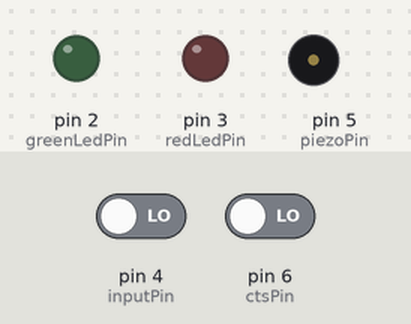
This sketch was run on a simulated Arduino Uno, built with avr-gcc and run on an emulated ATmega328P. Shown: output pins drawn as LEDs (lit = HIGH), buzzer (waves = sounding). The inputs (shaded band) are chosen by the test bench; at power-on: pin 4 (inputPin) LOW, pin 6 (ctsPin) LOW. Pins used as bus, display or sensor lines are not drawn.

Above: at 1.2 s.
1.3 s: pin 4 (inputPin) driven HIGH
At 2.5 s:
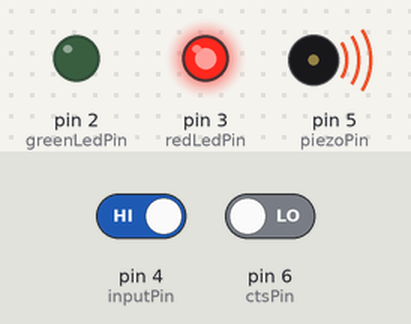
2.8 s: pin 4 (inputPin) driven LOW
At 3.6 s:
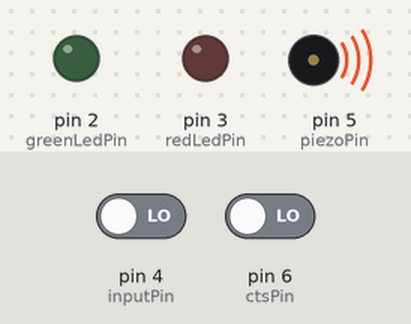
Timing chart, 0 to 5.8 s (numbered marks = the images above; inputs shaded):
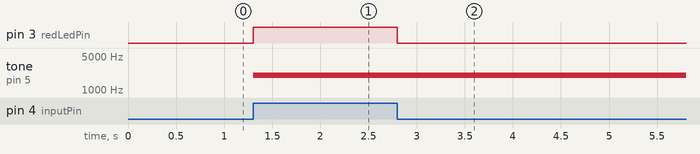

The sketch:

Source_without_display.ino
```cpp
/*
  Здаание: Тема 1. Охрана дома.
  Данные с входных датчиков отображаются в приложении и подается сигнал на выходные устройства.
  ользователю в приложении отображаются сообщения о датчиках:
    1. о положении поставленной/снятой сигнализации;
    2. сообщение о том, кто вошел по карточке/ключу;
    3. произошло ли движение.
  Список подключаемых датчиков:
    1. Датчик касания
    2. HC-SR501 (PIR датчик)
    3. RFID МОДУЛЬ RC522 13.56MHZ + КАРТА + БРЕЛОК
    4. Светодиоды
    5. Пьезоизлучатель
*/

#include <SPI.h>
#include <MFRC522.h>

#define SS_PIN 10
#define RST_PIN 9

#define ctsPin  6     // пин для епкостного датчика касания

MFRC522 mfrc522(SS_PIN, RST_PIN);
byte rightNuid[4]={0x90, 0xF7, 0xB0, 0x56};

int greenLedPin = 2;  // Пин для зелёного светодиода
int redLedPin = 3;    // Пин для красного светодиода

int inputPin = 4;     // Для PIR датчика
int pirState = LOW;   // Для хранения состояния
int val = 0;          // Переменная для считывания состояния

int piezoPin = 5;     // Пин для пищалки


// Функция для вывода инфомрации с rfid-метки
void view_data (byte *buf, byte size)
{
  for (byte j = 0; j < size; j++)
  {
    Serial.print(buf [j]);
    Serial.print(buf [j], HEX);
  }
}

void setup()
{
  pinMode(greenLedPin, OUTPUT);
  pinMode(redLedPin, OUTPUT);
  pinMode(inputPin, INPUT);

  Serial.begin(115200);
  SPI.begin();
  mfrc522.PCD_Init();
}

void loop()
{
  val = digitalRead(inputPin);

  if (val == HIGH)
  {
    digitalWrite(redLedPin, HIGH);
    tone(piezoPin, 2000);

    if (digitalRead(ctsPin)==HIGH)
    {
      // Зацикливаем loop() пока не будет найдена новая карта
      if ( ! mfrc522.PICC_IsNewCardPresent()) {
        return;
      }

      // Выбор карточки
      if ( ! mfrc522.PICC_ReadCardSerial()) {
        return;
      }

      Serial.println(F("**Card Detected:**"));
      mfrc522.PICC_DumpDetailsToSerial(&(mfrc522.uid));

      digitalWrite(redLedPin, LOW);
      digitalWrite(greenLedPin, HIGH);

      noTone(piezoPin);
      Serial.println();
      delay(2000);
    }
  }
  else
  {
    digitalWrite(redLedPin, LOW);
  }
  digitalWrite(greenLedPin, LOW);
}
```

Measured:
- after the input at 1.3 s, pin 3 (redLedPin): LOW → HIGH at once; tone on pin 5 (piezoPin): silent → 2000 Hz at once
- after the input at 2.8 s, pin 3 (redLedPin): HIGH → LOW at once
